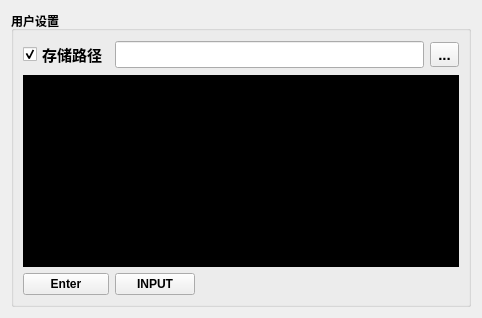
      <widget class="QWidget" name="tab_User">
       <attribute name="title">
        <string>用户设置</string>
       </attribute>
       <layout class="QHBoxLayout" name="horizontalLayout_21">
        <item>
         <widget class="QGroupBox" name="groupBox">
          <property name="font">
           <font>
            <weight>75</weight>
            <bold>true</bold>
           </font>
          </property>
          <property name="title">
           <string>用户设置</string>
          </property>
          <layout class="QGridLayout" name="gridLayout_9">
           <item row="0" column="0">
            <widget class="QCheckBox" name="CB_WorkPath">
             <property name="sizePolicy">
              <sizepolicy hsizetype="Fixed" vsizetype="Fixed">
               <horstretch>0</horstretch>
               <verstretch>0</verstretch>
              </sizepolicy>
             </property>
             <property name="font">
              <font>
               <pointsize>11</pointsize>
               <weight>75</weight>
               <bold>true</bold>
              </font>
             </property>
             <property name="text">
              <string>存储路径</string>
             </property>
             <property name="checked">
              <bool>true</bool>
             </property>
            </widget>
           </item>
           <item row="0" column="1" colspan="2">
            <widget class="QLineEdit" name="LE_WorkPath">
             <property name="sizePolicy">
              <sizepolicy hsizetype="Preferred" vsizetype="Fixed">
               <horstretch>0</horstretch>
               <verstretch>0</verstretch>
              </sizepolicy>
             </property>
             <property name="font">
              <font>
               <pointsize>12</pointsize>
               <weight>75</weight>
               <bold>true</bold>
              </font>
             </property>
            </widget>
           </item>
           <item row="0" column="3">
            <widget class="QToolButton" name="PB_WorkPath">
             <property name="sizePolicy">
              <sizepolicy hsizetype="Fixed" vsizetype="Fixed">
               <horstretch>0</horstretch>
               <verstretch>0</verstretch>
              </sizepolicy>
             </property>
             <property name="minimumSize">
              <size>
               <width>0</width>
               <height>25</height>
              </size>
             </property>
             <property name="font">
              <font>
               <pointsize>11</pointsize>
               <weight>75</weight>
               <bold>true</bold>
              </font>
             </property>
             <property name="text">
              <string>...</string>
             </property>
            </widget>
           </item>
           <item row="1" column="0" colspan="4">
            <widget class="QTextBrowser" name="CMD_TERMINAL">
             <property name="sizePolicy">
              <sizepolicy hsizetype="Preferred" vsizetype="Preferred">
               <horstretch>0</horstretch>
               <verstretch>0</verstretch>
              </sizepolicy>
             </property>
             <property name="palette">
              <palette>
               <active>
                <colorrole role="WindowText">
                 <brush brushstyle="SolidPattern">
                  <color alpha="255">
                   <red>255</red>
                   <green>255</green>
                   <blue>255</blue>
                  </color>
                 </brush>
                </colorrole>
                <colorrole role="Button">
                 <brush brushstyle="SolidPattern">
                  <color alpha="255">
                   <red>0</red>
                   <green>0</green>
                   <blue>0</blue>
                  </color>
                 </brush>
                </colorrole>
                <colorrole role="Light">
                 <brush brushstyle="SolidPattern">
                  <color alpha="255">
                   <red>0</red>
                   <green>0</green>
                   <blue>0</blue>
                  </color>
                 </brush>
                </colorrole>
                <colorrole role="Midlight">
                 <brush brushstyle="SolidPattern">
                  <color alpha="255">
                   <red>0</red>
                   <green>0</green>
                   <blue>0</blue>
                  </color>
                 </brush>
                </colorrole>
                <colorrole role="Dark">
                 <brush brushstyle="SolidPattern">
                  <color alpha="255">
                   <red>0</red>
                   <green>0</green>
                   <blue>0</blue>
                  </color>
                 </brush>
                </colorrole>
                <colorrole role="Mid">
                 <brush brushstyle="SolidPattern">
                  <color alpha="255">
                   <red>0</red>
                   <green>0</green>
                   <blue>0</blue>
                  </color>
                 </brush>
                </colorrole>
                <colorrole role="Text">
                 <brush brushstyle="SolidPattern">
                  <color alpha="255">
                   <red>255</red>
                   <green>255</green>
                   <blue>255</blue>
                  </color>
                 </brush>
                </colorrole>
                <colorrole role="BrightText">
                 <brush brushstyle="SolidPattern">
                  <color alpha="255">
                   <red>255</red>
                   <green>255</green>
                   <blue>255</blue>
                  </color>
                 </brush>
                </colorrole>
                <colorrole role="ButtonText">
                 <brush brushstyle="SolidPattern">
                  <color alpha="255">
                   <red>255</red>
                   <green>255</green>
                   <blue>255</blue>
                  </color>
                 </brush>
                </colorrole>
                <colorrole role="Base">
                 <brush brushstyle="SolidPattern">
                  <color alpha="255">
                   <red>0</red>
                   <green>0</green>
                   <blue>0</blue>
                  </color>
                 </brush>
                </colorrole>
                <colorrole role="Window">
                 <brush brushstyle="SolidPattern">
                  <color alpha="255">
                   <red>0</red>
                   <green>0</green>
                   <blue>0</blue>
                  </color>
                 </brush>
                </colorrole>
                <colorrole role="Shadow">
                 <brush brushstyle="SolidPattern">
                  <color alpha="255">
                   <red>0</red>
                   <green>0</green>
                   <blue>0</blue>
                  </color>
                 </brush>
                </colorrole>
                <colorrole role="AlternateBase">
                 <brush brushstyle="SolidPattern">
                  <color alpha="255">
                   <red>0</red>
                   <green>0</green>
                   <blue>0</blue>
                  </color>
                 </brush>
                </colorrole>
                <colorrole role="ToolTipBase">
                 <brush brushstyle="SolidPattern">
                  <color alpha="255">
                   <red>255</red>
                   <green>255</green>
                   <blue>220</blue>
                  </color>
                 </brush>
                </colorrole>
                <colorrole role="ToolTipText">
                 <brush brushstyle="SolidPattern">
                  <color alpha="255">
                   <red>0</red>
                   <green>0</green>
                   <blue>0</blue>
                  </color>
                 </brush>
                </colorrole>
               </active>
               <inactive>
                <colorrole role="WindowText">
                 <brush brushstyle="SolidPattern">
                  <color alpha="255">
                   <red>255</red>
                   <green>255</green>
                   <blue>255</blue>
                  </color>
                 </brush>
                </colorrole>
                <colorrole role="Button">
                 <brush brushstyle="SolidPattern">
                  <color alpha="255">
                   <red>0</red>
                   <green>0</green>
                   <blue>0</blue>
                  </color>
                 </brush>
                </colorrole>
                <colorrole role="Light">
                 <brush brushstyle="SolidPattern">
                  <color alpha="255">
                   <red>0</red>
                   <green>0</green>
                   <blue>0</blue>
                  </color>
                 </brush>
                </colorrole>
                <colorrole role="Midlight">
                 <brush brushstyle="SolidPattern">
                  <color alpha="255">
                   <red>0</red>
                   <green>0</green>
                   <blue>0</blue>
                  </color>
                 </brush>
                </colorrole>
                <colorrole role="Dark">
                 <brush brushstyle="SolidPattern">
                  <color alpha="255">
                   <red>0</red>
                   <green>0</green>
                   <blue>0</blue>
                  </color>
                 </brush>
                </colorrole>
                <colorrole role="Mid">
                 <brush brushstyle="SolidPattern">
                  <color alpha="255">
                   <red>0</red>
                   <green>0</green>
                   <blue>0</blue>
                  </color>
                 </brush>
                </colorrole>
                <colorrole role="Text">
                 <brush brushstyle="SolidPattern">
                  <color alpha="255">
                   <red>255</red>
                   <green>255</green>
                   <blue>255</blue>
                  </color>
                 </brush>
                </colorrole>
                <colorrole role="BrightText">
                 <brush brushstyle="SolidPattern">
                  <color alpha="255">
                   <red>255</red>
                   <green>255</green>
                   <blue>255</blue>
                  </color>
                 </brush>
                </colorrole>
                <colorrole role="ButtonText">
                 <brush brushstyle="SolidPattern">
                  <color alpha="255">
                   <red>255</red>
                   <green>255</green>
                   <blue>255</blue>
                  </color>
                 </brush>
                </colorrole>
                <colorrole role="Base">
                 <brush brushstyle="SolidPattern">
                  <color alpha="255">
                   <red>0</red>
                   <green>0</green>
                   <blue>0</blue>
                  </color>
                 </brush>
                </colorrole>
                <colorrole role="Window">
                 <brush brushstyle="SolidPattern">
                  <color alpha="255">
                   <red>0</red>
                   <green>0</green>
                   <blue>0</blue>
                  </color>
                 </brush>
                </colorrole>
                <colorrole role="Shadow">
                 <brush brushstyle="SolidPattern">
                  <color alpha="255">
                   <red>0</red>
                   <green>0</green>
                   <blue>0</blue>
                  </color>
                 </brush>
                </colorrole>
                <colorrole role="AlternateBase">
                 <brush brushstyle="SolidPattern">
                  <color alpha="255">
                   <red>0</red>
                   <green>0</green>
                   <blue>0</blue>
                  </color>
                 </brush>
                </colorrole>
                <colorrole role="ToolTipBase">
                 <brush brushstyle="SolidPattern">
                  <color alpha="255">
                   <red>255</red>
                   <green>255</green>
                   <blue>220</blue>
                  </color>
                 </brush>
                </colorrole>
                <colorrole role="ToolTipText">
                 <brush brushstyle="SolidPattern">
                  <color alpha="255">
                   <red>0</red>
                   <green>0</green>
                   <blue>0</blue>
                  </color>
                 </brush>
                </colorrole>
               </inactive>
               <disabled>
                <colorrole role="WindowText">
                 <brush brushstyle="SolidPattern">
                  <color alpha="255">
                   <red>0</red>
                   <green>0</green>
                   <blue>0</blue>
                  </color>
                 </brush>
                </colorrole>
                <colorrole role="Button">
                 <brush brushstyle="SolidPattern">
                  <color alpha="255">
                   <red>0</red>
                   <green>0</green>
                   <blue>0</blue>
                  </color>
                 </brush>
                </colorrole>
                <colorrole role="Light">
                 <brush brushstyle="SolidPattern">
                  <color alpha="255">
                   <red>0</red>
                   <green>0</green>
                   <blue>0</blue>
                  </color>
                 </brush>
                </colorrole>
                <colorrole role="Midlight">
                 <brush brushstyle="SolidPattern">
                  <color alpha="255">
                   <red>0</red>
                   <green>0</green>
                   <blue>0</blue>
                  </color>
                 </brush>
                </colorrole>
                <colorrole role="Dark">
                 <brush brushstyle="SolidPattern">
                  <color alpha="255">
                   <red>0</red>
                   <green>0</green>
                   <blue>0</blue>
                  </color>
                 </brush>
                </colorrole>
                <colorrole role="Mid">
                 <brush brushstyle="SolidPattern">
                  <color alpha="255">
                   <red>0</red>
                   <green>0</green>
                   <blue>0</blue>
                  </color>
                 </brush>
                </colorrole>
                <colorrole role="Text">
                 <brush brushstyle="SolidPattern">
                  <color alpha="255">
                   <red>0</red>
                   <green>0</green>
                   <blue>0</blue>
                  </color>
                 </brush>
                </colorrole>
                <colorrole role="BrightText">
                 <brush brushstyle="SolidPattern">
                  <color alpha="255">
                   <red>255</red>
                   <green>255</green>
                   <blue>255</blue>
                  </color>
                 </brush>
                </colorrole>
                <colorrole role="ButtonText">
                 <brush brushstyle="SolidPattern">
                  <color alpha="255">
                   <red>0</red>
                   <green>0</green>
                   <blue>0</blue>
                  </color>
                 </brush>
                </colorrole>
                <colorrole role="Base">
                 <brush brushstyle="SolidPattern">
                  <color alpha="255">
                   <red>0</red>
                   <green>0</green>
                   <blue>0</blue>
                  </color>
                 </brush>
                </colorrole>
                <colorrole role="Window">
                 <brush brushstyle="SolidPattern">
                  <color alpha="255">
                   <red>0</red>
                   <green>0</green>
                   <blue>0</blue>
                  </color>
                 </brush>
                </colorrole>
                <colorrole role="Shadow">
                 <brush brushstyle="SolidPattern">
                  <color alpha="255">
                   <red>0</red>
                   <green>0</green>
                   <blue>0</blue>
                  </color>
                 </brush>
                </colorrole>
                <colorrole role="AlternateBase">
                 <brush brushstyle="SolidPattern">
                  <color alpha="255">
                   <red>0</red>
                   <green>0</green>
                   <blue>0</blue>
                  </color>
                 </brush>
                </colorrole>
                <colorrole role="ToolTipBase">
                 <brush brushstyle="SolidPattern">
                  <color alpha="255">
                   <red>255</red>
                   <green>255</green>
                   <blue>220</blue>
                  </color>
                 </brush>
                </colorrole>
                <colorrole role="ToolTipText">
                 <brush brushstyle="SolidPattern">
                  <color alpha="255">
                   <red>0</red>
                   <green>0</green>
                   <blue>0</blue>
                  </color>
                 </brush>
                </colorrole>
               </disabled>
              </palette>
             </property>
            </widget>
           </item>
           <item row="2" column="0">
            <widget class="QPushButton" name="CMD_ENTER">
             <property name="text">
              <string>Enter</string>
             </property>
            </widget>
           </item>
           <item row="2" column="1">
            <widget class="QPushButton" name="CMD_INPUT">
             <property name="text">
              <string>INPUT</string>
             </property>
            </widget>
           </item>
           <item row="2" column="2">
            <spacer name="horizontalSpacer_7">
             <property name="orientation">
              <enum>Qt::Horizontal</enum>
             </property>
             <property name="sizeHint" stdset="0">
              <size>
               <width>223</width>
               <height>20</height>
              </size>
             </property>
            </spacer>
           </item>
          </layout>
         </widget>
        </item>
       </layout>
      </widget>
